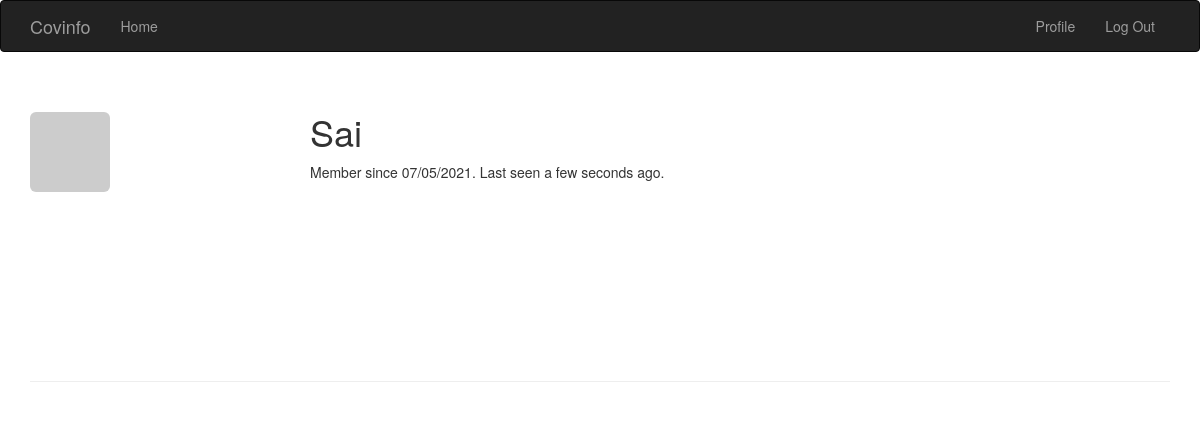
Screenshot of /user/Sai (signed in) with the database file from the repository.
### app/models.py (models this page shows, shortened)
class User(UserMixin, db.Model):
    __tablename__ = 'users'
    id = db.Column(db.Integer, primary_key=True)
    email = db.Column(db.String(64), unique=True, index=True)
    username = db.Column(db.String(64), unique=True, index=True)
    name = db.Column(db.String(64))
    location = db.Column(db.String(64))
    about_me = db.Column(db.Text())
    member_since = db.Column(db.DateTime(), default=datetime.utcnow)
    last_seen = db.Column(db.DateTime(), default=datetime.utcnow)
    role_id = db.Column(db.Integer, db.ForeignKey('roles.id'))
    password_hash = db.Column(db.String(128))
    confirmed = db.Column(db.Boolean, default=False)
    avatar_hash = db.Column(db.String(32))
    @property
    def password(self):
        raise AttributeError('password is not a readable attribute')
    def ping(self):
        self.last_seen = datetime.utcnow()
        db.session.add(self)
        db.session.commit()
    def can(self, perm):
        return self.role is not None and self.role.has_permission(perm)
    def is_administrator(self):
        return self.can(Permission.ADMIN)
    def gravatar_hash(self):
        return hashlib.md5(self.email.lower().encode('utf-8')).hexdigest()
    def gravatar(self, size=100, default='identicon', rating='g'):
        if request.is_secure:
            url = 'https://secure.gravatar.com/avatar'
        else:
            url = 'http://www.gravatar.com/avatar'
        hash = self.avatar_hash or self.gravatar_hash()
        return '{url}/{hash}?s={size}&d={default}&r={rating}'.format(url=url, hash=hash, size=size, default=default, rating=rating)

### app/main/views.py (the view)
@main.route('/user/<username>')
def user(username):
    user = User.query.filter_by(username=username).first_or_404()
    return render_template('user.html', user=user)

### app/auth/views.py (called while the page is built)
@auth.before_app_request
def before_request():
    if current_user.is_authenticated :
        current_user.ping()
        if not current_user.confirmed \
                and request.blueprint != 'auth' \
                and request.endpoint != 'static':
            return redirect(url_for('auth.unconfirmed'))

### app/main/__init__.py (called while the page is built)
@main.app_context_processor
def inject_permissions():
    return dict(Permission=Permission)

### app/models.py (called while the page is built)
@login_manager.user_loader
def load_user(user_id):
    return User.query.get(int(user_id))

    def has_permission(self, perm):
        return self.permissions & perm == perm

### app/templates/user.html (shortened to what this page needs)
{% extends "base.html" %}
{% block page_content %}
<div class="page-header">
    <img class="img-rounded profile-thumbnail" src="{{ user.gravatar(size=256) }}">
    <div class="profile-header">
        <h1>{{ user.username }}</h1>
        <p>Member since {{ moment(user.member_since).format('L') }}. Last seen {{ moment(user.last_seen).fromNow() }}.</p>
    </div>
</div>
{% endblock %}

### app/static/styles.css (style rules this page uses)
.profile-thumbnail { position: absolute; }
.profile-header { min-height: 260px; margin-left: 280px; }

### rows the page displays
User: username "Sai", member_since "07/05/2021", last_seen "a few seconds ago"
